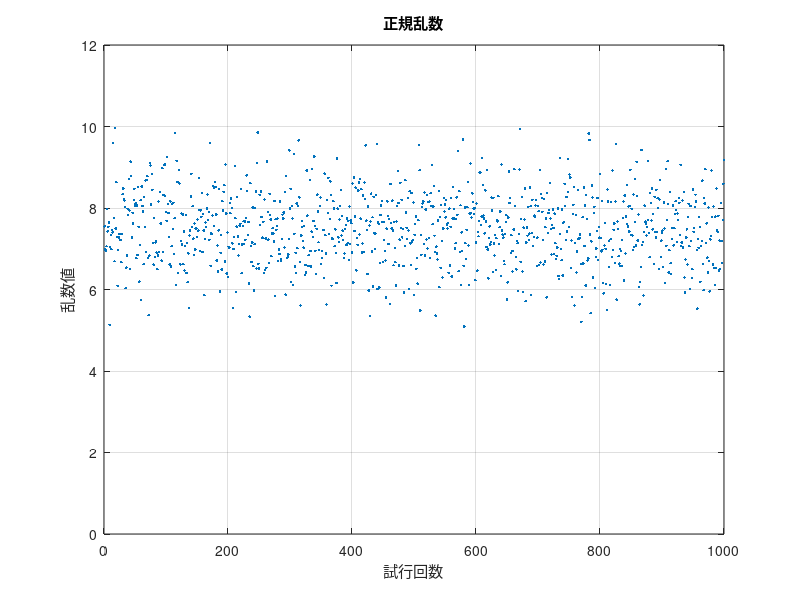

This chart was generated by the following MATLAB code: (Note: this script raises an error after producing the figure.)
clc, clear,close all;
X = 7.5+(2.5/3)*randn([1 1000]); %正規乱数の発生
figure(1);%グラフのウインドウ作成
plot(X,'.');%グラフのプロット
axis([0 1000 0 12])%グラフのx軸とy軸の範囲指定
xlabel('試行回数');
ylabel('乱数値');
grid on;  % グリッドの表示
title('正規乱数');
figure(2);
histogram(X,20)%ヒストグラムの表示